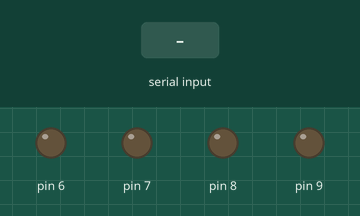
Bench run of a sketch on a simulated Arduino Uno, built with avr-gcc and run on an emulated ATmega328P. Shown: output pins drawn as LEDs (lit = HIGH). The inputs (shaded band) are chosen by the test bench.

Above: at 1.2 s.
1.3 s: byte 1 (1) received over Serial
At 2.0 s:
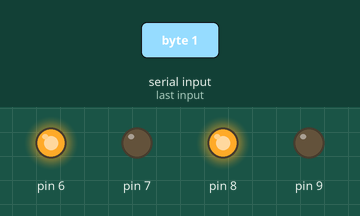
2.8 s: byte 2 (2) received over Serial
At 3.2 s:
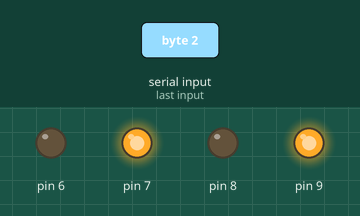
4.3 s: byte 3 (3) received over Serial
At 5.5 s:
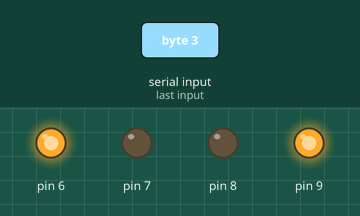
5.8 s: byte 4 (4) received over Serial
At 6.6 s:
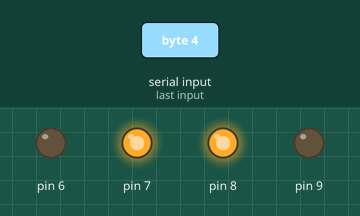
Timing chart, 0 to 8.3 s (numbered marks = the images above; inputs shaded):
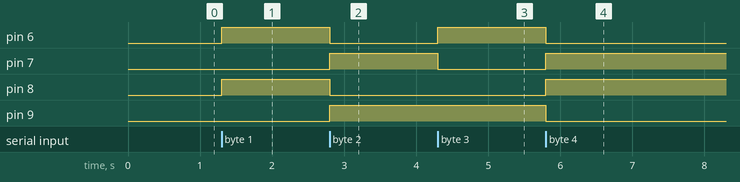

Measured:
- after the input at 1.3 s, pin 6, pin 8: LOW → HIGH at once
- after the input at 2.8 s, pin 6, pin 8: HIGH → LOW at once; pin 7, pin 9: LOW → HIGH at once
- after the input at 4.3 s, pin 6: LOW → HIGH at once; pin 7: HIGH → LOW at once
- after the input at 5.8 s, pin 6, pin 9: HIGH → LOW at once; pin 7, pin 8: LOW → HIGH at once

The sketch:

Dieu_khien_bang_bluetooth.ino
```cpp
byte bluetoothByte = 0 ;
void setup () {
  Serial.begin ( 9600);
  pinMode ( 6, OUTPUT );
  pinMode ( 7, OUTPUT );
  pinMode ( 8, OUTPUT );
  pinMode ( 9, OUTPUT );
}
void move1 ( byte in1 , byte in2) {
  digitalWrite ( in1, 1 );
  digitalWrite ( in2 , 0 );

}
void move2 ( byte in1 , byte in2 ) {
  digitalWrite ( in1, 0);
  digitalWrite ( in2 , 1);
}
void stop3 ( byte in1, byte in2) {
  digitalWrite ( in1, 0);
  digitalWrite ( in2 , 0);
}
void loop (){
  if ( Serial.available() > 0  );
  bluetoothByte = Serial.read ();
  switch ( bluetoothByte ) {


  case 1:
  move1 ( 6,7);
  move1 (8,9);
  break;
  case 2:
  move2 (6,7);
  move2 (8,9 );
  break;
  case 3:
  move1 (6,7);
  move2 (8, 9);
  break;
  case 4:
  move2 ( 6,7);
  move1 ( 8,9 );
  break;
  case 5:
  stop3 ( 6,7);
  stop3 ( 8,9 );
  break;

  }  }
```
